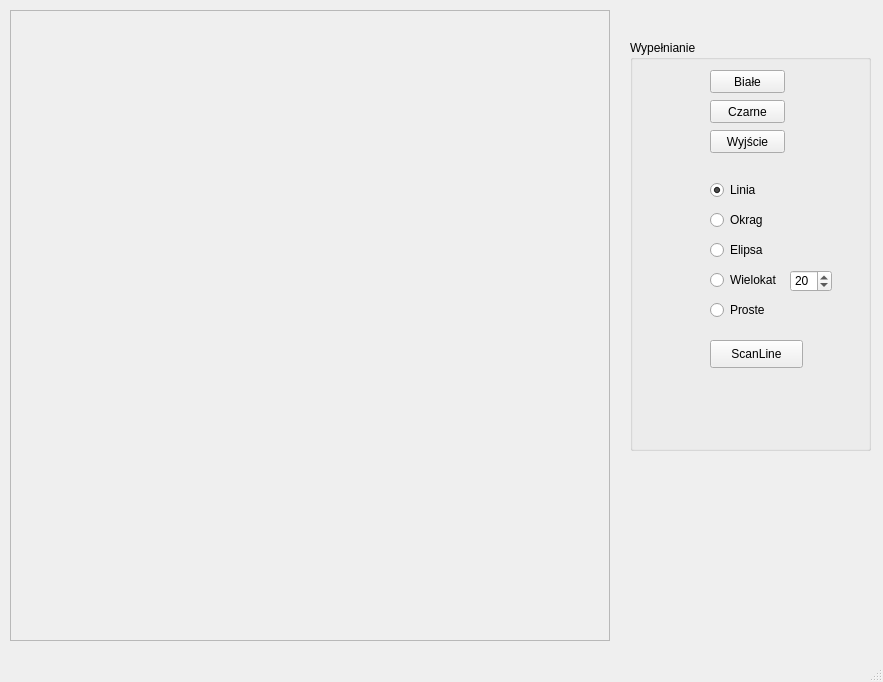
<?xml version="1.0" encoding="UTF-8"?>
<ui version="4.0">
 <class>MyWindow</class>
 <widget class="QMainWindow" name="MyWindow">
  <property name="geometry">
   <rect>
    <x>0</x>
    <y>0</y>
    <width>883</width>
    <height>682</height>
   </rect>
  </property>
  <property name="windowTitle">
   <string>MyWindow</string>
  </property>
  <widget class="QWidget" name="centralWidget">
   <widget class="QFrame" name="rysujFrame">
    <property name="geometry">
     <rect>
      <x>10</x>
      <y>10</y>
      <width>600</width>
      <height>631</height>
     </rect>
    </property>
    <property name="frameShape">
     <enum>QFrame::StyledPanel</enum>
    </property>
    <property name="frameShadow">
     <enum>QFrame::Raised</enum>
    </property>
   </widget>
   <widget class="QGroupBox" name="groupBox">
    <property name="geometry">
     <rect>
      <x>630</x>
      <y>40</y>
      <width>241</width>
      <height>411</height>
     </rect>
    </property>
    <property name="title">
     <string>Wypełnianie</string>
    </property>
    <widget class="QPushButton" name="cleanButton">
     <property name="geometry">
      <rect>
       <x>80</x>
       <y>30</y>
       <width>75</width>
       <height>23</height>
      </rect>
     </property>
     <property name="text">
      <string>Białe</string>
     </property>
    </widget>
    <widget class="QPushButton" name="exitButton">
     <property name="geometry">
      <rect>
       <x>80</x>
       <y>90</y>
       <width>75</width>
       <height>23</height>
      </rect>
     </property>
     <property name="text">
      <string>Wyjście</string>
     </property>
    </widget>
    <widget class="QPushButton" name="cleanButton_2">
     <property name="geometry">
      <rect>
       <x>80</x>
       <y>60</y>
       <width>75</width>
       <height>23</height>
      </rect>
     </property>
     <property name="text">
      <string>Czarne</string>
     </property>
    </widget>
    <widget class="QRadioButton" name="radioButton">
     <property name="geometry">
      <rect>
       <x>80</x>
       <y>140</y>
       <width>95</width>
       <height>20</height>
      </rect>
     </property>
     <property name="text">
      <string>Linia</string>
     </property>
     <property name="checked">
      <bool>true</bool>
     </property>
    </widget>
    <widget class="QRadioButton" name="radioButton_2">
     <property name="geometry">
      <rect>
       <x>80</x>
       <y>170</y>
       <width>95</width>
       <height>20</height>
      </rect>
     </property>
     <property name="text">
      <string>Okrag</string>
     </property>
    </widget>
    <widget class="QRadioButton" name="radioButton_3">
     <property name="geometry">
      <rect>
       <x>80</x>
       <y>200</y>
       <width>95</width>
       <height>20</height>
      </rect>
     </property>
     <property name="text">
      <string>Elipsa</string>
     </property>
    </widget>
    <widget class="QRadioButton" name="radioButton_4">
     <property name="geometry">
      <rect>
       <x>80</x>
       <y>230</y>
       <width>95</width>
       <height>20</height>
      </rect>
     </property>
     <property name="text">
      <string>Wielokat</string>
     </property>
    </widget>
    <widget class="QSpinBox" name="spinBox">
     <property name="geometry">
      <rect>
       <x>160</x>
       <y>230</y>
       <width>42</width>
       <height>22</height>
      </rect>
     </property>
     <property name="minimum">
      <number>3</number>
     </property>
     <property name="maximum">
      <number>1000</number>
     </property>
     <property name="value">
      <number>20</number>
     </property>
    </widget>
    <widget class="QRadioButton" name="radioButton_5">
     <property name="geometry">
      <rect>
       <x>80</x>
       <y>260</y>
       <width>95</width>
       <height>20</height>
      </rect>
     </property>
     <property name="text">
      <string>Proste</string>
     </property>
     <property name="checked">
      <bool>false</bool>
     </property>
    </widget>
    <widget class="QPushButton" name="pushButton">
     <property name="geometry">
      <rect>
       <x>80</x>
       <y>300</y>
       <width>93</width>
       <height>28</height>
      </rect>
     </property>
     <property name="text">
      <string>ScanLine</string>
     </property>
    </widget>
   </widget>
  </widget>
  <widget class="QStatusBar" name="statusBar"/>
  <action name="actionPierwszy">
   <property name="text">
    <string>Pierwszy</string>
   </property>
  </action>
  <action name="actionDrugi">
   <property name="text">
    <string>Drugi</string>
   </property>
  </action>
 </widget>
 <layoutdefault spacing="6" margin="11"/>
 <resources/>
 <connections/>
</ui>
